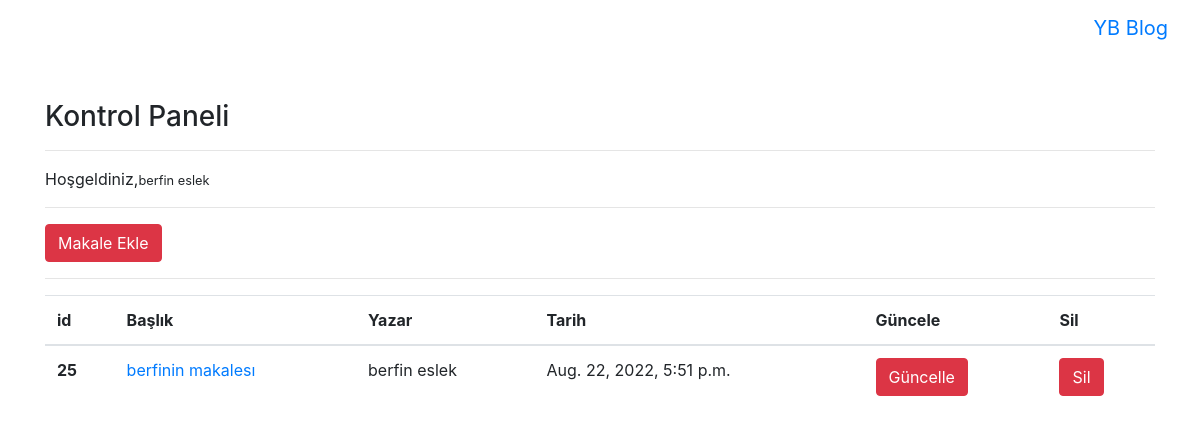
Page /articles/dashboard/ (signed in) on the committed database.
### article/models.py (models this page shows, shortened)
class Article(models.Model):
    author=models.ForeignKey("auth.User",on_delete=models.CASCADE,verbose_name="Yazar")
    title=models.CharField(max_length=50,verbose_name="Başlık")
    content=RichTextField()
    created_date=models.DateTimeField(auto_now_add=True,verbose_name="Oluşturma Tarihi")
    article_image = models.FileField(blank=True,null=True,verbose_name="Makaleye Fotoğraf Ekleyin")
    class Meta:
        ordering = ['-created_date']

### article/views.py (the view)
# urls.py: path('dashboard/',views.dashboard,name="dashboard"),
@login_required(login_url="user:login")
def dashboard(request):
    articles = Article.objects.filter(author = request.user)
    context= {
        "articles": articles
    }
    return render(request,"dashboard.html",context)

### templates/dashboard.html
{% extends "layout.html" %}
{% block body %}
<h3>Kontrol Paneli</h3>
<hr>
<p>
    Hoşgeldiniz,<small>{{request.user.username}}</small>
</p>
<hr>
<a class= "btn btn-danger" href= "/articles/addarticle">Makale Ekle</a>
<hr>
{% if articles   %}
<table class="table">
    <thead>
      <tr>
        <th scope="col">id</th>
        <th scope="col">Başlık</th>
        <th scope="col">Yazar</th>
        <th scope="col">Tarih</th>
        <th scope="col">Güncele</th>
        <th scope="col">Sil</th>
      </tr>
    </thead>
    <tbody>
        {% for article in articles %}
        <tr>
            <th scope="row">{{article.id}}</th>
            <td><a href = "/articles/article/{{article.id}}">{{article.title}}</a></td>
            <td>{{article.author.username}}</td>
            <td>{{article.created_date}}</td>
            <td><a href="/articles/update/{{article.id}}" class = "btn btn-danger">Güncelle</a></td>
            <td><a href="/articles/delete/{{article.id}}" class = "btn btn-danger">Sil</a></td>
        </tr>
        {% endfor %}
    </tbody>
  </table>
{% else %}
<div class = "alert alert-danger">
    Henüz Bir Makaleniz Bulunmuyor...
</div>
{% endif %}
{% endblock body %}

### rows in the picture
Article: id "25", title "berfinin makalesı", author.username "berfin eslek", created_date "Aug. 22, 2022, 5:51 p.m."

### other values in the picture
{{ request.user.username }} "berfin eslek"
